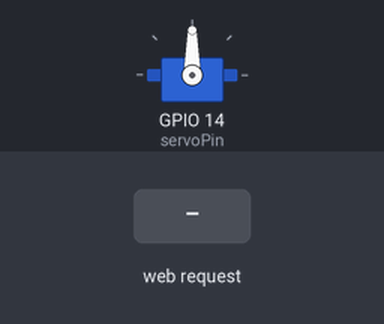
Bench run of a sketch on a simulated ESP32. Parts: servo. The inputs (shaded band) are chosen by the test bench. WiFi joins after 1.5 s; servers stay silent unless stated; what the sketch prints to the serial monitor is not drawn.

Above: at 2.7 s.
2.8 s: HTTP request GET /?value= received
At 3.1 s:
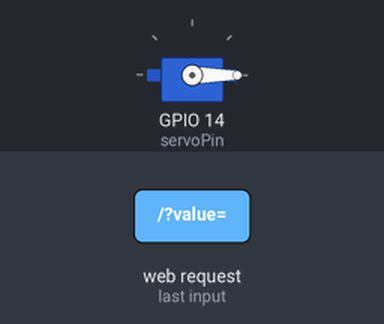
Timing chart, 0 to 5.8 s (numbered marks = the images above; inputs shaded):
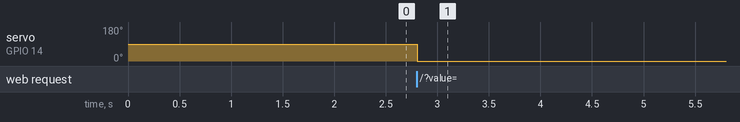

Measured:
- after the input at 2.8 s, servo on GPIO 14 (servoPin): 90° → 0° at once

The sketch:

feeder.ino
```cpp
#include <WiFi.h>
#include <ESP32Servo.h>

Servo myservo;  // create servo object to control a servo
// twelve servo objects can be created on most boards

//  the servo is attached to
static const int servoPin = 14;

// Define your static IP configuration
IPAddress staticIP(172, 20, 10, 9);  // Set the desired static IP address
IPAddress gateway(172, 20, 10, 1);      // Set your gateway (router) IP address
IPAddress subnet(255, 255, 255, 240);     // Set your subnet mask
IPAddress dns(8, 8, 8, 8);             // Set your DNS server IP address


// network
const char* ssid     = "MILKY";
const char* password = "123456789";

// Set web server port number to 80
WiFiServer server(80);

// Variable to store the HTTP request
String header;

// Decode HTTP GET value
String valueString = String(5);
int pos1 = 0;
int pos2 = 0;

// Current time
unsigned long currentTime = millis();
// Previous time
unsigned long previousTime = 0;
// Define timeout time in milliseconds (example: 2000ms = 2s)
const long timeoutTime = 2000;

void setup() {
  Serial.begin(115200);

  myservo.attach(servoPin);  // attaches the servo on the servoPin to the servo object

  // Set the static IP configuration
  if (WiFi.config(staticIP, gateway, subnet, dns)) {
    Serial.println("Static IP configured successfully");
  } else {
    Serial.println("Static IP configuration failed");
  }

  // Connect to Wi-Fi network with SSID and password
  Serial.print("Connecting to ");
  Serial.println(ssid);
  WiFi.begin(ssid, password);
  while (WiFi.status() != WL_CONNECTED) {
    delay(500);
    Serial.print(".");
  }
  // Print local IP address and start web server
  Serial.println("");
  Serial.println("WiFi connected.");
  Serial.println("IP address: ");
  Serial.println(WiFi.localIP());
  server.begin();
}

void loop(){
  WiFiClient client = server.available();   // Listen for incoming clients

  if (client) {                             // If a new client connects,
    currentTime = millis();
    previousTime = currentTime;
    Serial.println("New Client.");          // print a message out in the serial port
    String currentLine = "";                // make a String to hold incoming data from the client
    while (client.connected() && currentTime - previousTime <= timeoutTime) { // loop while the client's connected
      currentTime = millis();
      if (client.available()) {             // if there's bytes to read from the client,
        char c = client.read();             // read a byte, then
        Serial.write(c);                    // print it out the serial monitor
        header += c;
        if (c == '\n') {                    // if the byte is a newline character
          // if the current line is blank, you got two newline characters in a row.
          // that's the end of the client HTTP request, so send a response:
          if (currentLine.length() == 0) {
            // HTTP headers always start with a response code (e.g. HTTP/1.1 200 OK)
            // and a content-type so the client knows what's coming, then a blank line:
            client.println("HTTP/1.1 200 OK");
            client.println("Content-type:text/html");
            client.println("Connection: close");
            client.println();

             client.println("<!DOCTYPE html>\n");
client.println("<html lang=\"en\">\n");
client.println("<head>\n");
client.println("    <meta charset=\"UTF-8\">\n");
client.println("    <meta name=\"viewport\" content=\"width=device-width, initial-scale=1.0\">\n");
client.println("    <title>Feeding</title>\n");
client.println("<style>\n");
client.println("    @import url('https://fonts.googleapis.com/css2?family=Poppins:wght@300;400;500;600;700&display=swap');\n");
client.println("    body{\n");
client.println("        box-sizing: border-box;\n");
client.println("    }\n");
client.println("    header{\n");
client.println("        background-color: #FFF39A;\n");
client.println("        box-shadow:  0px 0px 60px #aaa476,\n");
client.println("             0px 0px 30px #FFF39A;\n");
client.println("        border-radius: 20px;\n");
client.println("        text-align: center;\n");
client.println("        padding-top: 5px;\n");
client.println("        padding-bottom: 5px;\n");
client.println("    }\n");
client.println("    h1{\n");
client.println("        font-family: 'Poppins', sans-serif;\n");
client.println("        font-weight: bolder;\n");
client.println("        font-size: 30px;\n");
client.println("    }\n");
client.println("    .open{\n");
client.println("        width: 150px;\n");
client.println("        height: 120px;\n");
client.println("        border-radius: 50%;\n");
client.println("        font-size: 30px;\n");
client.println("        cursor: pointer;\n");
client.println("        background-color: rgb(38, 143, 38);\n");
client.println("        transition: 0.7s;\n");
client.println("        box-shadow: 2px 15px;\n");
client.println("        font-family: 'Poppins', sans-serif;\n");
client.println("        font-weight: bolder;\n");
client.println("        font-size: 30px;\n");
client.println("    }\n");
client.println("    .close{\n");
client.println("        width: 150px;\n");
client.println("        height: 120px;\n");
client.println("        border-radius: 50%;\n");
client.println("        font-size: 30px;\n");
client.println("        cursor: pointer;\n");
client.println("        background-color: rgb(219, 48, 48);\n");
client.println("        transition: 0.7s;\n");
client.println("        box-shadow: 2px 15px;\n");
client.println("        font-family: 'Poppins', sans-serif;\n");
client.println("        font-weight: bolder;\n");
client.println("        font-size: 30px;\n");
client.println("    }\n");
client.println("    .open:hover{\n");
client.println("        background-color: rgb(93, 93, 180);\n");
client.println("        color: white;\n");
client.println("        box-shadow: 1px 15px black;\n");
client.println("    }\n");
client.println("    .close:hover{\n");
client.println("        background-color: rgb(93, 93, 180);\n");
client.println("        color: white;\n");
client.println("        box-shadow: 1px 15px black;\n");
client.println("    }\n");
client.println("    .process{\n");
client.println("        text-align: center;\n");
client.println("        align-items: center;\n");
client.println("        justify-content: space-evenly;\n");
client.println("        background-color: white;\n");
client.println("        border: 1px solid rgb(36, 56, 70);\n");
client.println("        box-shadow:  0px 0px 0px rgb(36, 56, 70),\n");
client.println("             -25px 25px 10px rgb(36, 56, 70);\n");
client.println("        width: 420px;\n");
client.println("        height: 400px;\n");
client.println("        border-radius: 20px;\n");
client.println("        border: 1px solid black;\n");
client.println("    }\n");
client.println("    .processes{\n");
client.println("        display: flex;\n");
client.println("        align-items: center;\n");
client.println("        justify-content: space-evenly;\n");
client.println("        margin-top: 15%;\n");
client.println("    }\n");
client.println("    .status{\n");
client.println("        text-align: center;\n");
client.println("        align-items: center;\n");
client.println("        justify-content: center;\n");
client.println("        background-color: white;\n");
client.println("        border: 1px solid rgb(36, 56, 70);\n");
client.println("        box-shadow:  0px 0px 0px rgb(36, 56, 70),\n");
client.println("             20px 25px 10px rgb(36, 56, 70);\n");
client.println("        width: 420px;\n");
client.println("        height: 400px;\n");
client.println("        border-radius: 20px;\n");
client.println("        border: 1px solid black;\n");
client.println("        margin: 0;\n");
client.println("    }\n");
client.println("    span {\n");
client.println("        font-family: 'Poppins', sans-serif;\n");
client.println("        font-weight: bolder;\n");
client.println("        font-size: 30px;\n");
client.println("        animation: mymove 5s infinite;\n");
client.println("        position: relative;\n");
client.println("    }\n");
client.println("    #span{\n");
client.println("        animation-timing-function: linear;\n");
client.println("    }\n");
client.println("    @keyframes mymove {\n");
client.println("        from {left: -50px;}\n");
client.println("        to {left: 60px;}\n");
client.println("    }\n");
client.println("    content{\n");
client.println("        display: flex;\n");
client.println("        align-items: center;\n");
client.println("        justify-content: center;\n");
client.println("        margin-top: 5%;\n");
client.println("    }\n");
client.println("    button{\n");
client.println("        width: 90px;\n");
client.println("        height: 40px;\n");
client.println("        border-radius: 10px;\n");
client.println("        margin-top: 4%;\n");
client.println("        margin-left: 3%;\n");
client.println("        background-color: #FFF39A;\n");
client.println("        cursor: pointer;\n");
client.println("        font-family: 'Poppins', sans-serif;\n");
client.println("        font-weight: bolder;\n");
client.println("        font-size: 15px;\n");
client.println("        transition: 0.7s;\n");
client.println("    }\n");
client.println("    button:hover{\n");
client.println("        background-color: rgb(76, 76, 187);\n");
client.println("        color: white;\n");
client.println("    }\n");
client.println("    .latest{\n");
client.println("        background-color: #FFF39A;\n");
client.println("        height: 90px;\n");
client.println("        border-radius: 20px;\n");
client.println("        width: 90%;\n");
client.println("        display: flex;\n");
client.println("        text-align: center;\n");
client.println("        align-items: center;\n");
client.println("        justify-content: center;\n");
client.println("        margin-left: 5%;\n");
client.println("        border: 1px solid black;\n");
client.println("        box-shadow: 5px 10px 5px #888888;\n");
client.println("    }\n");
client.println("    @media (max-width: 730px) {\n");
client.println("    content {\n");
client.println("        display: flex;\n");
client.println("        flex-wrap: wrap;\n");
client.println("        justify-content: space-evenly;\n");
client.println("    }\n");
client.println("    .status{\n");
client.println("        margin-top: 5%;\n");
client.println("    }\n");
client.println("    @keyframes mymove {\n");
client.println("        from {left: -40px;}\n");
client.println("        to {left: 40px;}\n");
client.println("    }\n");
client.println("}\n");
client.println("</style>\n");
client.println("    <script src=\"https://ajax.googleapis.com/ajax/libs/jquery/3.3.1/jquery.min.js\"></script>\n");
client.println("</head>\n");
client.println("<body>\n");
client.println("    <header>\n");
client.println("        <h1>Chicken Watering</h1>\n");
client.println("    </header>\n");
client.println("    <content>\n");
client.println("        <div class=\"process\">\n");
client.println("            <br>\n");
client.println("            <h1 class=\"title\">Feeding Process</h1>\n");
client.println("            <div class=\"processes\">\n");
client.println("            <input type=\"button\" class=\"open\" id=\"open\" value=\"Open\" onclick=\"servo(180)\">\n");
client.println("            <input type=\"button\" class=\"close\" id=\"close\" value=\"Close\" onclick=\"servo(0)\">\n");
client.println("            </div>\n");
client.println("        </div>\n");
client.println("        <div class=\"status\">\n");
client.println("            <br>\n");
client.println("             <h1>Feeding Status:</h1><br><br><br><br>\n");
client.println("             <div class=\"latest\">\n");
client.println("             <span id=\"span\">Waiting</span>\n");
client.println("            </div>\n");
client.println("        </div>\n");
client.println("    </content>\n");
client.println("    <footer>\n");
client.println("        <button onclick=\"window.history.back()\">Back</button>\n");
client.println("    </footer>\n");
client.println("    <script>\n");
client.println("        $.ajaxSetup({timeout:1000});\n");
client.println("        function servo(pos) {\n");
client.println("          $.get(\"/?value=\" + pos + \"&\");\n");
client.println("          {Connection: close};\n");
client.println("          if(pos == 180){\n");
client.println("            message = \"Palete is Open\"\n");
client.println("          }\n");
client.println("          else{\n");
client.println("            message = \"Palete is closed\"\n");
client.println("          }\n");
client.println("          document.getElementById('span').innerHTML = message;\n");
client.println("        }\n");
client.println("      </script>\n");
client.println("</body>\n");
client.println("</html>");

            //GET /?value=180& HTTP/1.1
            if(header.indexOf("GET /?value=")>=0) {
              pos1 = header.indexOf('=');
              pos2 = header.indexOf('&');
              valueString = header.substring(pos1+1, pos2);

              //Rotate the servo
              myservo.write(valueString.toInt());
              Serial.println(valueString);
            }
            // The HTTP response ends with another blank line
            client.println();
            // Break out of the while loop
            break;
          } else { // if you got a newline, then clear currentLine
            currentLine = "";
          }
        } else if (c != '\r') {  // if you got anything else but a carriage return character,
          currentLine += c;      // add it to the end of the currentLine
        }
      }
    }
    // Clear the header variable
    header = "";
    // Close the connection
    client.stop();
    Serial.println("Client disconnected.");
    Serial.println("");
  }
}
```
